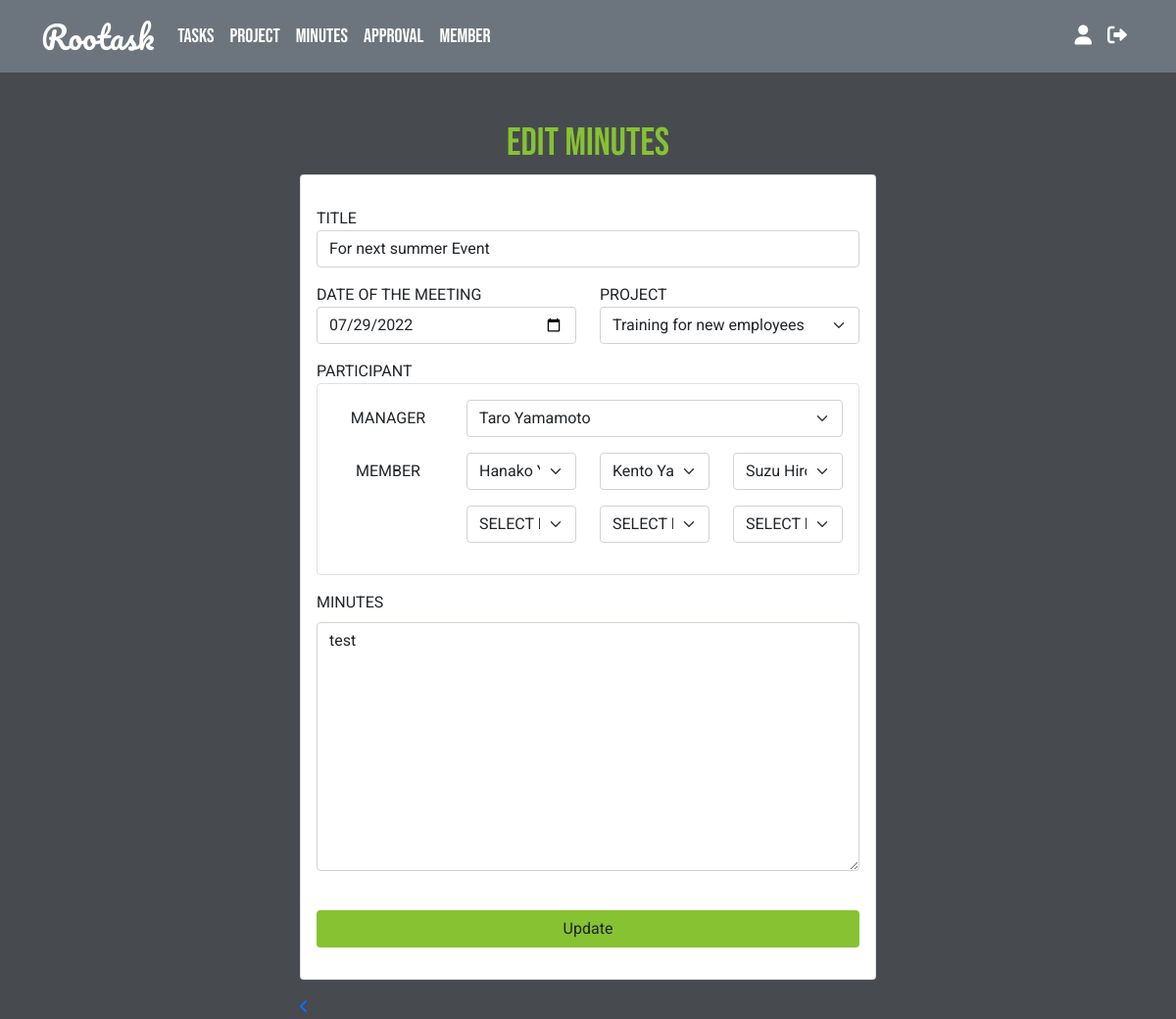
The page /views/minutes-edit.php?minutes_id=28 (signed in) on the database its author committed.
### tables this page shows
CREATE TABLE `minutes` (
  `project_id` int(15) NOT NULL,
  `minutes_id` int(15) NOT NULL,
  `task_id` int(15) DEFAULT NULL,
  `mtg_date` date NOT NULL,
  `title` varchar(50) NOT NULL,
  `minutes` varchar(50) NOT NULL,
  `participant_manager_id` int(15) DEFAULT NULL,
  `participant_member_id_1` int(15) DEFAULT NULL,
  `participant_member_id_2` int(15) DEFAULT NULL,
  `participant_member_id_3` int(15) DEFAULT NULL,
  `participant_member_id_4` int(15) DEFAULT NULL,
  `participant_member_id_5` int(15) DEFAULT NULL,
  `participant_member_id_6` int(15) DEFAULT NULL
);

### classes/database.php (called while the page is built, shortened)
<?php
class Database {
    private $server_name = "localhost";
    private $username = "root";
    private $password = "root";
    private $db_name = "rootask";
    public function __construct(){
        $this->conn = new mysqli($this->server_name, $this->username, $this->password, $this->db_name);
    }
}
?>

### classes/minutes.php (called while the page is built, shortened)
<?php
require_once "database.php";
class Minutes extends Database {
    public function getSpecificMinutes($minutes_id){
        $sql = "SELECT minutes.project_id, minutes.minutes_id, minutes.task_id, minutes.mtg_date, minutes.title, minutes.minutes, minutes.participant_manager_id, minutes.participant_member_id_1, minutes.participant_member_id_2, minutes.participant_member_id_3, minutes.participant_member_id_4, minutes.participant_member_id_5, minutes.participant_member_id_6, projects.project_name FROM `minutes` INNER JOIN `projects` ON minutes.project_id = projects.project_id WHERE minutes_id = $minutes_id";
        if($result = $this->conn->query($sql)){
            return $result;
            exit;
        }else{
            die("Error in minutes table:" . $this->conn->error);
        }
    }
    public function getManager($minutes_id){
        $sql = "SELECT minutes.participant_manager_id, users.first_name, users.last_name FROM `minutes` INNER JOIN `users` ON minutes.participant_manager_id = users.user_id WHERE minutes.minutes_id = $minutes_id";
        if($result = $this->conn->query($sql)){
            return $result->fetch_assoc();
        }else{
            die("Error in projects table:" . $this->conn->error);
        }
    }
    public function getMember1($minutes_id){
        $sql = "SELECT minutes.minutes_id, minutes.participant_member_id_1, users.first_name, users.last_name FROM `minutes` INNER JOIN `users` ON minutes.participant_member_id_1 = users.user_id WHERE minutes.minutes_id = $minutes_id";
        if($result = $this->conn->query($sql)){
            return $result->fetch_assoc();
        }else{
            die("Error in projects table:" . $this->conn->error);
        }
    }
    public function getMember2($minutes_id){
        $sql = "SELECT minutes.minutes_id, minutes.participant_member_id_2, users.first_name, users.last_name FROM `minutes` INNER JOIN `users` ON minutes.participant_member_id_2 = users.user_id WHERE minutes.minutes_id = $minutes_id";
        if($result = $this->conn->query($sql)){
            return $result->fetch_assoc();
        }else{
            die("Error in projects table:" . $this->conn->error);
        }
    }
    public function getMember3($minutes_id){
        $sql = "SELECT minutes.minutes_id, minutes.participant_member_id_3, users.first_name, users.last_name FROM `minutes` INNER JOIN `users` ON minutes.participant_member_id_3 = users.user_id WHERE minutes.minutes_id = $minutes_id";
        if($result = $this->conn->query($sql)){
            return $result->fetch_assoc();
        }else{
            die("Error in projects table:" . $this->conn->error);
        }
    }
}
?>

### classes/project.php (called while the page is built, shortened)
<?php
require_once "database.php";
class Project extends Database {
    public function getProject(){
        $sql = "SELECT * FROM `projects`";
        if($result = $this->conn->query($sql)){
            return $result;
        }else{
            die("Error in projects table:" . $this->conn->error);
        }
    }
}
?>

### classes/user.php (called while the page is built, shortened)
<?php
require_once "database.php";
class User extends Database {
    public function getUser(){
        $sql = "SELECT * FROM `users`";
        if($result = $this->conn->query($sql)){
            return $result;
        }
    }
}
?>

### views/minutes-edit.php (the view, shortened to what this page needs)
<?php
$minutes_id = $_GET['minutes_id'];
require_once "../classes/minutes.php";
$getminutes = new Minutes;
$getminutes_reslut = $getminutes->getSpecificMinutes($minutes_id);
$getminutes_row = $getminutes_reslut->fetch_assoc();
?>
<!DOCTYPE html>
<html lang="en">
<head>
    <link href="https://cdn.jsdelivr.net/npm/bootstrap@5.1.3/dist/css/bootstrap.min.css" rel="stylesheet">
    <link rel="stylesheet" href="https://cdnjs.cloudflare.com/ajax/libs/font-awesome/6.0.0/css/all.min.css"/>
    <link rel="stylesheet" href="../styles/style.css">
</head>
<body>
<?php
if($_SESSION['role'] == "U"){
    require_once "../navbar/nav-bar-user.php";
}else{
    require_once "../navbar/nav-bar-admin.php";
}
?>
<div  class="container-fluid">
        <main class="h-100 w-50 mx-auto mt-5">
        <h1 class="text-center">Edit Minutes</h1>
            <div class="card mb-3">
                <div class="card-body">
                    <p class="card-text">
                        <form action="../actions/minutes.php?minutes_id=<?= $minutes_id ?>" method="post">
                            <label for="project-name">TITLE</label>
                                <input type="text" name="minutes_title" id="minutes-title" placeholder="" value="<?= $getminutes_row['title'] ?>" class="form-control mb-3" required>
                            <div class="row">
                                <div class="col">
                                    <label for="date">DATE OF THE MEETING</label>
                                    <input type="date" class="form-control mb-3" name="mtg_date" id="date" value="<?= $getminutes_row['mtg_date'] ?>" required>
                                </div>
                                <div class="col">
                                    <label for="project">PROJECT</label>
                                    <?php
                                    require_once "../classes/project.php";
                                    $project = new Project;
                                    $project_result = $project->getProject();
                                    ?>
                                    <select class="form-select mb-3" name="project_id" id="project" required>
                                    <?php
                                    while($project_row = $project_result->fetch_assoc()){
                                        if($getminutes_row['project_id'] == $minutes_row['project_id']){
                                            echo "<option selected value=" .$getminutes_row['project_id'] .">" . $getminutes_row['project_name'] . "</option>";
                                        }else{
                                            echo "<option value=" .$project_row['project_id'] .">" .$project_row['project_name'] . "</option>";
                                        }
                                    }
                                    ?>
                                    </select>
                                </div>
                            </div>
                            <label for="manager">PARTICIPANT</label>
                            <div class="border rounded p-3 mb-3">
                            <div class="row">
                                <div class="col-3 text-center my-auto">
                                    <p>MANAGER</p>
                                </div>
                                <div class="col-9">
                                    <select name="participant_manager_id" id="assign-id" class="form-select mb-3">
                                    <?php
                                    $getminutes = new Minutes;
                                    $manager_result = $getminutes->getManager($minutes_id);
                                    require_once "../classes/user.php";
                                    $selectuser = new User;
                                    $selectuser_result = $selectuser->getUser();
                                    while($selectuser_row = $selectuser_result->fetch_assoc()){
                                        if($manager_result['participant_manager_id'] == $selectuser_row['user_id']){
                                            echo "<option selected value='" .$manager_result['participant_manager_id'] ."'>" .$manager_result['first_name'] ." ". $manager_result['last_name'] . "</option>";
                                        }else{
                                            echo "<option value='".$selectuser_row['user_id']."'>". $selectuser_row['first_name'] ." ". $selectuser_row['last_name'] ."</option>";
                                        }
                                    }
                                    ?>
                                    </select>
                                </div>
                                <div class="col-3 text-center my-auto">
                                    <p>MEMBER</p>
                                </div>
                                <div class="col-3">
                                    <select name="participant_member_id_1" id="assign-id" class="form-select mb-3">
                                    <?php
                                    require_once "../classes/user.php";
                                    $selectuser = new User;
                                    $selectuser_result = $selectuser->getUser();
                                    $getminutes = new Minutes;
                                    $member_result_1 = $getminutes->getMember1($minutes_id);
                                    while($selectuser_row = $selectuser_result->fetch_assoc()){
                                        if($member_result_1['participant_member_id_1'] == $selectuser_row['user_id']){
                                            echo "<option selected value='" .$member_result_1['participant_member_id_1']."'>" .$member_result_1['first_name'] ." ". $member_result_1['last_name'] . "</option>";
                                        }else{
                                            echo "<option value='".$selectuser_row['user_id']."'>". $selectuser_row['first_name'] ." ". $selectuser_row['last_name'] ."</option>";
                                        }
                                    }
                                    ?>
                                </select>
                                </div>
                                <div class="col-3">
                                    <select name="participant_member_id_2" id="assign-id" class="form-select mb-3">
                                    <?php
                                    require_once "../classes/user.php";
                                    $selectuser = new User;
                                    $selectuser_result = $selectuser->getUser();
                                    $getminutes = new Minutes;
                                    $member_result_2 = $getminutes->getMember2($minutes_id);
                                    while($selectuser_row = $selectuser_result->fetch_assoc()){
                                        if($member_result_2['participant_member_id_2'] == $selectuser_row['user_id']){
                                            echo "<option selected value='" .$member_result_2['participant_member_id_2']."'>" .$member_result_2['first_name'] ." ". $member_result_2['last_name'] . "</option>";
                                        }else{
                                            echo "<option value='".$selectuser_row['user_id']."'>". $selectuser_row['first_name'] ." ". $selectuser_row['last_name'] ."</option>";
                                        }
                                    }
                                    ?>
                                </select>
                                </div>
                                <div class="col-3">
                                    <select name="participant_member_id_3" id="assign-id" class="form-select mb-3">
                                    <?php
                                    require_once "../classes/user.php";
                                    $selectuser = new User;
                                    $selectuser_result = $selectuser->getUser();
                                    $getminutes = new Minutes;
                                    $member_result_3 = $getminutes->getMember3($minutes_id);
                                    while($selectuser_row = $selectuser_result->fetch_assoc()){
                                        if($member_result_3['participant_member_id_3'] == $selectuser_row['user_id']){
                                            echo "<option selected value='" .$member_result_3['participant_member_id_3']."'>" .$member_result_3['first_name'] ." ". $member_result_3['last_name'] . "</option>";
                                        }else{
                                            echo "<option value='".$selectuser_row['user_id']."'>". $selectuser_row['first_name'] ." ". $selectuser_row['last_name'] ."</option>";
                                        }
                                    }
                                    ?>
                                </select>
                                </div>
                                <div class="col-3">
                                    <select name="participant_member_id_4" id="assign-id" class="form-select mb-3">
                                    <option selected value="null">SELECT MEMBER</option>
                                    <?php
                                    require_once "../classes/user.php";
                                    ?>
                                </select>
                                </div>
                                <div class="col-3">
                                    <select name="participant_member_id_5" id="assign-id" class="form-select mb-3">
                                    <option selected value="null">SELECT MEMBER</option>
                                    <?php
                                    require_once "../classes/user.php";
                                    ?>
                                </select>
                                </div>
                                <div class="col-3">
                                    <select name="participant_member_id_6" id="assign-id" class="form-select mb-3">
                                    <option selected value="null">SELECT MEMBER</option>
                                    <?php
                                    require_once "../classes/user.php";
                                    ?>
                                </select>
                                </div>
                            </div>
                            </div>
                            <label for="minutes" class="form-label">MINUTES</label>
                            <textarea class="form-control mb-3" id="minutes" name="minutes" rows="10"><?= $getminutes_row['minutes'] ?></textarea>
                            <button type="submit" class="btn w-100 mt-4" name="btn_update_minutes">Update</button>
                        </form>
                    </p>
                </div>
            </div>
                <div><a href="dashboard-user.php"><i class="fa-solid fa-angle-left"></i></a></div>
        </main>
</div>
</body>
</html>

### styles/style.css (style rules this page uses)
* { font-family: 'Roboto', sans-serif; }
body { background-color: #474B4F; }
h1 { color: #86C232; font-family: 'Bebas Neue', sans-serif; }
.btn { background-color: #86C232; }

### rows shown on the page
minutes: minutes_title "For next summer Event", mtg_date "07/29/2022", minutes "test"

### other values the page prints
form field project_id "Training for new employees"
form field participant_manager_id "Taro Yamamoto"
form field participant_member_id_1 "Hanako Yamada"
form field participant_member_id_2 "Kento Yamazaki"
form field participant_member_id_3 "Suzu Hirose"
